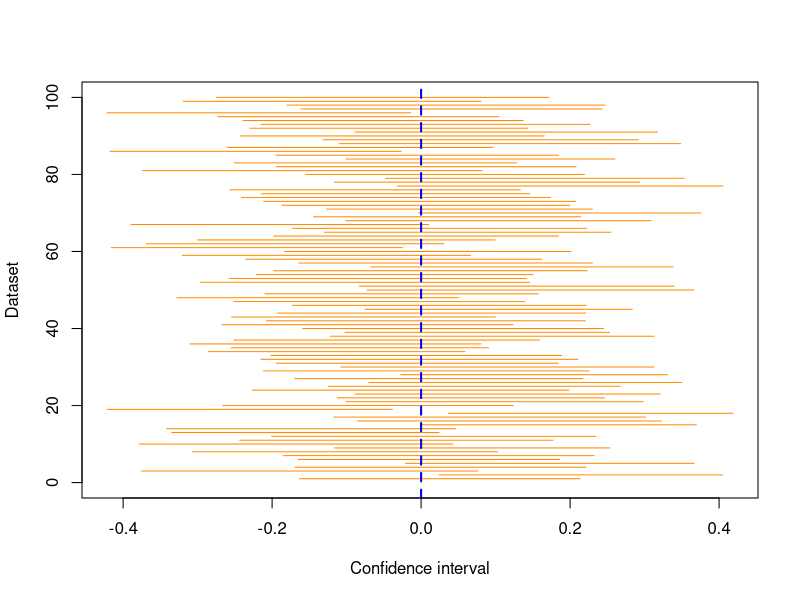

This chart was generated by the following R code:
## ---- chunk 1
knitr::opts_chunk$set(echo = TRUE)
## ---- chunk 2
# set seed for reproducibility
set.seed(123456789)

# create list to store datasets
datasets<-list()

# sample hundred times from standard normal distribution sample of size 100
for(i in 1:100){
datasets[[i]]<-rnorm(100,mean=0,sd=1)
}
## ---- chunk 3
# Define vector to store results for each dataset
abs.bias <- c()
se <- c()
n <- length(datasets)
lowerbound <- c()
upperbound <- c()

# Calculate absolute bias, standard error of the mean and confidence interval for
# each dataset
for(i in 1:n){
  abs.bias[i] <- abs(mean(datasets[[i]]))
  se[i] <- sd(datasets[[i]])/sqrt(n)
  lowerbound[i] <- mean(datasets[[i]]) - 1.96*se[i]
  upperbound[i] <- mean(datasets[[i]]) + 1.96*se[i]

}
confidence.intervals <- cbind(lowerbound,upperbound)
## ---- chunk 4
# Define a plot with the range of confidence intervals at the x-axis and the
# dataset numbers at the y-axis
plot(range(confidence.intervals), c(0, n), type = "n",
     xlab = "Confidence interval", ylab = "Dataset")

# Add a line segment for each confidence interval
for(i in 1:100){
  segments(confidence.intervals[i,1],i,confidence.intervals[i,2],i,col="darkorange")
}

# Define an verticle line for the population mean of zero
abline(v = 0, lwd = 2, lty = 2,col="blue")
## ---- chunk 5
# Calculate number of confidence interval that do not contain population mean
out <- sum(confidence.intervals[,1] < 0  & confidence.intervals[,2] < 0) + 
  sum(confidence.intervals[,1] > 0  & confidence.intervals[,2] > 0) 

# Coverage is proportion of confidence intervals that contain population mean
(coverage <- (n-out)/n)

# Acquire indices for confidence interval without population mean
indices.low <- confidence.intervals[,1] < 0  & confidence.intervals[,2] < 0
indices.high <- confidence.intervals[,1] > 0  & confidence.intervals[,2] > 0

# Bind indices 
indices <- rep(NA,100)
indices[indices.low==TRUE] <- TRUE
indices[indices.high==TRUE] <- TRUE
indices[is.na(indices)] <- FALSE

# Get datasets that do not contain population mean
out.datasets <- datasets[indices]
out.datasets.dataframe <- cbind.data.frame(out.datasets[[1]],out.datasets[[2]],
                                           out.datasets[[3]],out.datasets[[4]],
                                           out.datasets[[5]],out.datasets[[6]])
colnames(out.datasets.dataframe) <- rep(1:100)[indices]

# Tabulate these datasets
knitr::kable(out.datasets.dataframe,format="html",caption = "Table 1. Overview of datasets that do not contain population mean of zero")

